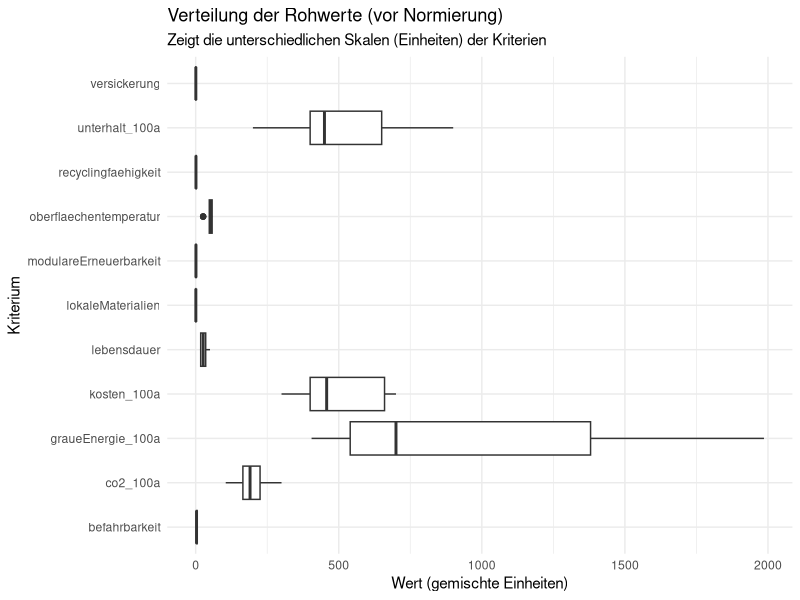
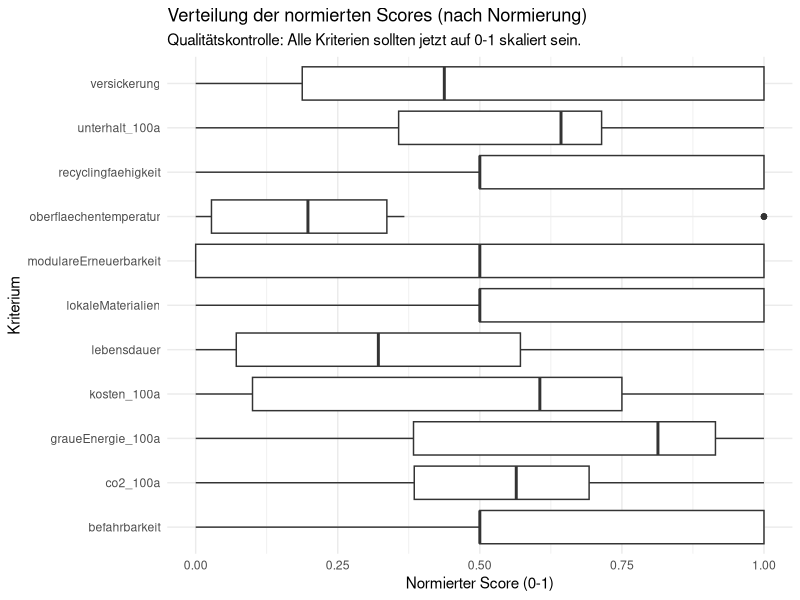
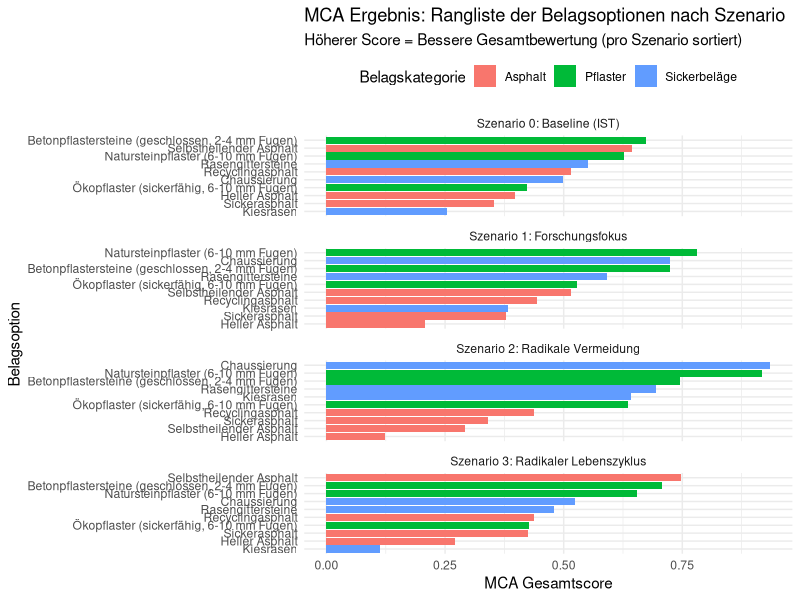
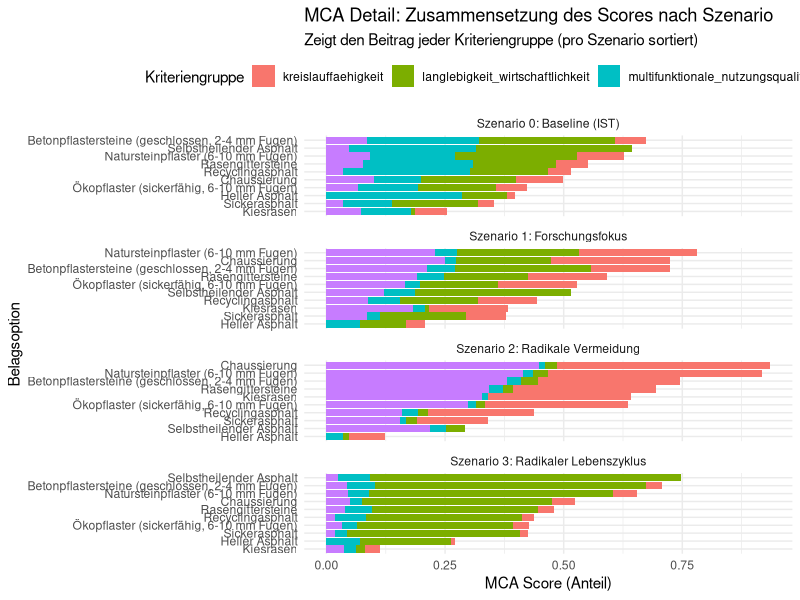
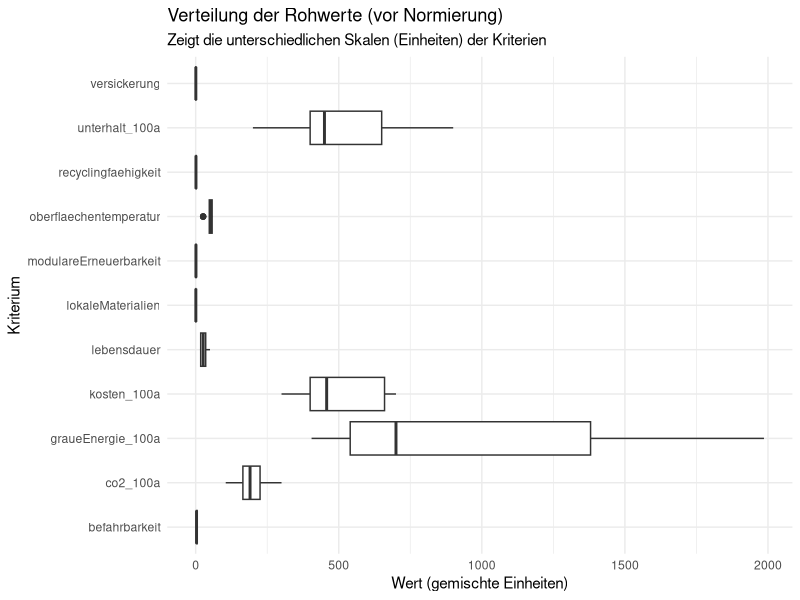
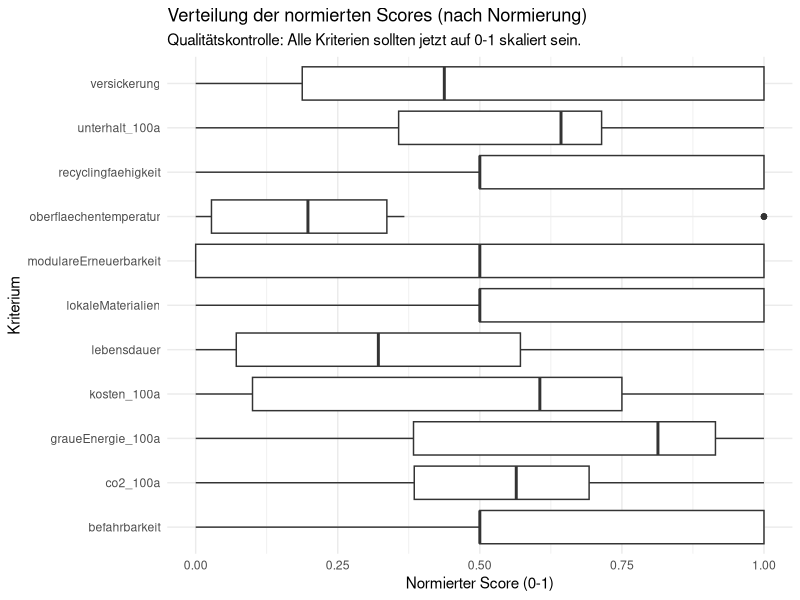
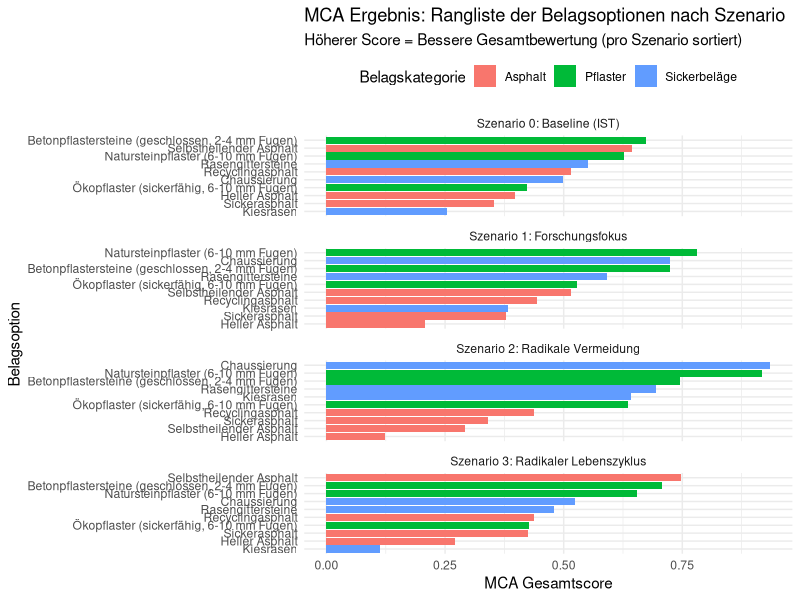
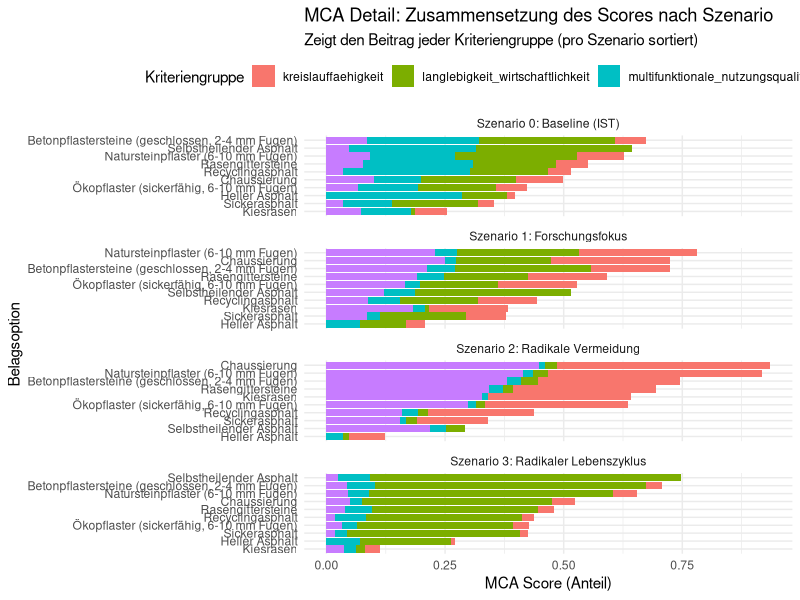

Write R code to recreate these figures, in order. (Note: this script raises an error after producing the figures.)
## ---- chunk 1

library(tidyverse)
library(readr)
library(ggplot2)
library(forcats)
library(tidytext)

## ---- chunk 2

## 1. Daten Importieren

# Liest die Rohdaten für die Beläge ein
df_belaege_raw <- read_delim(
  "01_data_input/Belaege_tidy.csv",
  delim = ";"
)

# Liest die Gewichtungen für alle vier Szenarien ein
weights_s0_raw <- read_delim(
  "01_data_input/Belaege_Gewichtung_Szenario0.csv",
  delim = ";"
)
weights_s1_raw <- read_delim(
  "01_data_input/Belaege_Gewichtung_Szenario1.csv",
  delim = ";"
)
weights_s2_raw <- read_delim(
  "01_data_input/Belaege_Gewichtung_Szenario2.csv",
  delim = ";"
)
weights_s3_raw <- read_delim(
  "01_data_input/Belaege_Gewichtung_Szenario3.csv",
  delim = ";"
)
## ---- chunk 3

# A. Bereinigung der Rohdaten (Belaege_normiert.csv)
df_belaege <- df_belaege_raw %>%
  select(belagskategorie, option, everything()) 

# B. Bereinigung der Gewichtungen (ALLE SZENARIEN)
# Wir fügen den Roh-Dateien die Szenario-Namen hinzu
df_weights_s0 <- weights_s0_raw %>%
  mutate(szenario = "Szenario 0: Baseline (IST)")
df_weights_s1 <- weights_s1_raw %>%
  mutate(szenario = "Szenario 1: Forschungsfokus")
df_weights_s2 <- weights_s2_raw %>%
  mutate(szenario = "Szenario 2: Radikale Vermeidung")
df_weights_s3 <- weights_s3_raw %>%
  mutate(szenario = "Szenario 3: Radikaler Lebenszyklus")

# Jetzt binden wir sie zu einer finalen Gewichtungs-Tabelle zusammen
df_weights <- bind_rows(df_weights_s0, df_weights_s1, df_weights_s2, df_weights_s3) %>%

# Berechne das Gesamtgewicht (gewicht) aus den Rohspalten,
mutate(
  gewicht = group_weight * within_group_weight
) %>%
 
# umbenennen für den Join
rename(
  bewertungskategorie = criterion_id
) %>%
  
# Auswählen der Spalten, die der Rest des Skripts braucht
select(szenario, bewertungskategorie, gewicht, group_id)

print(df_weights, n = 48)

## ---- chunk 4
# 3.1 Wide-to-Long: Transformation der Rohdaten
# Ziel: Die Kriterien-Spalten (z.B. lebensdauer, kosten) in Zeilen umwandeln,
# damit sie mit der Gewichtungstabelle verknüpft werden kann.

df_belaege_long <- df_belaege %>%
  pivot_longer(
    # Nimm alle Spalten von 'lebensdauer' bis 'modulareErneuerbarkeit'
    # und die vier '_100a'-Spalten.
    cols = c(lebensdauer:modulareErneuerbarkeit, 
             kosten_100a, unterhalt_100a, co2_100a, graueEnergie_100a), 
    # ---------------------------
    names_to = "bewertungskategorie", 
    values_to = "wert"
  )

# 3.2 JOIN: Verknüpfung der Long-Tabelle mit der Gewichtungstabelle
# Ziel: Jede Kriteriums-Zeile (z.B. "lebensdauer") mit ihrem 
# entsprechenden Gewicht (z.B. 0.1) anreichern.

df_belaege_joined <- df_belaege_long %>%
  # Verknüpft die 'df_belaege_long' (linke Tabelle) mit 'df_weights' (rechte Tabelle).
  # Die Verknüpfung ("der Schlüssel") ist die Spalte "bewertungskategorie",
  # die jetzt in beiden Tabellen identisch heisst.
  left_join(df_weights, by = "bewertungskategorie",# Diese Zeile sagt R, dass wir den Many-to-Many-Join erwarten
            relationship = "many-to-many" 
  )


## ---- chunk 5

# Boxplot der Rohwerte
plot_rohwerte <- ggplot(df_belaege_joined, aes(x = bewertungskategorie, y = wert)) +
  geom_boxplot() +
  # coord_flip() dreht die Achsen, damit die Namen lesbar sind
  coord_flip() +
  labs(
    title = "Verteilung der Rohwerte (vor Normierung)",
    subtitle = "Zeigt die unterschiedlichen Skalen (Einheiten) der Kriterien",
    x = "Kriterium",
    y = "Wert (gemischte Einheiten)"
  ) +
  theme_minimal()

print(plot_rohwerte)
ggsave("02_export/plots/check_01_rohwerte_verteilung.png", plot = plot_rohwerte, width = 10, height = 7)

## ---- chunk 6

# 5.1 Definieren, welche Kriterien 'schlechter' sind, wenn sie 'höher' sind

kriterien_lower_is_better <- c(
  "kosten_100a", 
  "unterhalt_100a", 
  "co2_100a", 
  "graueEnergie_100a",
  "oberflaechentemperatur" 
)

# 5.2 Min-Max-Skalierung (Normierung)
# Aufgeteilt in zwei Schritte für die Überprüfung

# Schritt 5.2a: Min/Max-Werte berechnen und in einer Zwischentabelle speichern
df_belaege_with_minmax <- df_belaege_joined %>%
  filter(!is.na(wert)) %>% # NAs im Wert ignorieren
  filter(!is.na(gewicht)) %>% # NAs im Gewicht ignorieren (wichtig!)
  group_by(bewertungskategorie) %>%
  # 1. Min und Max für jedes Kriterium finden
  mutate(
    min_wert = min(wert, na.rm = TRUE),
    max_wert = max(wert, na.rm = TRUE)
  ) %>%
  ungroup()

# Überprüfung der Min/Max-Werte: Erstellt eine kleine, saubere Tabelle, die nur die Min/Max-Werte zeigt
df_min_max_summary <- df_belaege_with_minmax %>%
  select(bewertungskategorie, min_wert, max_wert) %>%
  distinct() # Zeigt jede Kategorie nur einmal an

print("--- Min/Max-Werte pro Kriterium (für Normierung) ---")
print(df_min_max_summary)
# --------------------------------------------------------


# Schritt 5.2b: Skalierung auf 0-1 berechnen
# Wir nehmen die Tabelle aus 5.2a und rechnen weiter
df_belaege_normalized <- df_belaege_with_minmax %>%
  # 2. Skalieren auf 0-1
  mutate(
    # Sonderfall: Wenn Min und Max gleich sind (nur ein Wert), setze Score auf 1
    score_normiert = case_when(
      (max_wert - min_wert) == 0 ~ 1,
      
      # Normale Skalierung (higher is better), ! bedeutet NICHT in kriterien_lower_is_better Liste enthalten
      !(bewertungskategorie %in% kriterien_lower_is_better) ~ (wert - min_wert) / (max_wert - min_wert),
      
      # Invertierte Skalierung (lower is better)
      bewertungskategorie %in% kriterien_lower_is_better ~ 1 - ((wert - min_wert) / (max_wert - min_wert))
    )
  )

## ---- chunk 7
# Boxplot der normierten Scores
plot_normiert <- ggplot(df_belaege_normalized, aes(x = bewertungskategorie, y = score_normiert)) +
  geom_boxplot() +
  coord_flip() +
  # Setzt die Y-Achse fix auf 0 bis 1
  scale_y_continuous(limits = c(0, 1)) +
  labs(
    title = "Verteilung der normierten Scores (nach Normierung)",
    subtitle = "Qualitätskontrolle: Alle Kriterien sollten jetzt auf 0-1 skaliert sein.",
    x = "Kriterium",
    y = "Normierter Score (0-1)"
  ) +
  theme_minimal()

print(plot_normiert)
ggsave("02_export/plots/check_02_normierte_scores.png", plot = plot_normiert, width = 10, height = 7)
## ---- chunk 8

# 7.1 Berechnung des gewichteten Scores
# (Keine Änderung hier, 'gewicht' ist jetzt pro Szenario unterschiedlich)
df_mca_calculated <- df_belaege_normalized %>%
  mutate(
    MCA_score_kriterium = score_normiert * gewicht
  )

# 7.2 Aggregation 
# Wir gruppieren jetzt AUCH nach 'szenario'
df_mca_total <- df_mca_calculated %>%
  group_by(szenario, belagskategorie, option) %>% # <-- 'szenario' hinzugefügt
  summarise(
    MCA_gesamtscore = sum(MCA_score_kriterium, na.rm = TRUE)
  ) %>%
  ungroup() %>%
  # Wir sortieren erst nach Szenario, dann nach Score
  arrange(szenario, desc(MCA_gesamtscore)) 

# Anzeigen der Ergebnisse (jetzt 40 Zeilen, 10 pro Szenario)
print("--- MCA Gesamtergebnis (sortiert) ---")
print(df_mca_total, n = 40) # n=40, um alle Ergebnisse zu sehen

## ---- chunk 9

#| label: fig-mca-plots-vertical
#| fig.width: 8   # Weniger Breite nötig, da Plots untereinander
#| fig.height: 20  # MEHR Höhe nötig, da 4 Plots übereinander
#| out.width: "90%" # Etwas kleiner als 95%, um Ränder zu haben
#| out.height: "auto"

# Plot 1: Gesamtergebnis (Ranking)
plot_mca_total <- ggplot(df_mca_total, 
       aes(x = MCA_gesamtscore, 
           y = tidytext::reorder_within(option, MCA_gesamtscore, szenario),
           fill = belagskategorie)) +
  geom_col() +
  tidytext::scale_y_reordered() +
  
  # --- ÄNDERUNG HIER: ncol = 1 ---
  # Erzwingt die Anordnung in EINER Spalte (untereinander)
  facet_wrap(~ szenario, scales = "free_y", ncol = 1) + 
  # -----------------------------
  
  labs(
    title = "MCA Ergebnis: Rangliste der Belagsoptionen nach Szenario",
    subtitle = "Höherer Score = Bessere Gesamtbewertung (pro Szenario sortiert)",
    x = "MCA Gesamtscore",
    y = "Belagsoption",
    fill = "Belagskategorie"
  ) +
  theme_minimal() +
  theme(legend.position = "top")

print(plot_mca_total)
# --- ANGEPASSTE DIMENSIONEN (für vertikalen Plot) ---
ggsave("02_export/plots/mca_gesamtergebnis_alle_szenarien_vertical.png", 
       plot = plot_mca_total, width = 8, height = 15) # Höhe anpassen!
# ----------------------------------------------------

# Plot 2: Detail-Zusammensetzung (Gestapeltes Diagramm)
# 1. Daten vorbereiten (keine Änderung)
df_mca_groups <- df_mca_calculated %>%
  group_by(szenario, belagskategorie, option, group_id) %>% 
  summarise(gruppen_score = sum(MCA_score_kriterium, na.rm = TRUE)) %>%
  ungroup() %>%
  left_join(df_mca_total, by = c("szenario", "belagskategorie", "option"))

# 2. Gestapeltes Diagramm plotten
plot_mca_stacked <- ggplot(df_mca_groups, 
       aes(x = gruppen_score, 
           y = tidytext::reorder_within(option, MCA_gesamtscore, szenario), 
           fill = group_id)) +
  geom_col(position = "stack") +
  tidytext::scale_y_reordered() +
  
  # --- ÄNDERUNG HIER: ncol = 1 ---
  facet_wrap(~ szenario, scales = "free_y", ncol = 1) +
  # -----------------------------
  
  labs(
    title = "MCA Detail: Zusammensetzung des Scores nach Szenario",
    subtitle = "Zeigt den Beitrag jeder Kriteriengruppe (pro Szenario sortiert)",
    x = "MCA Score (Anteil)",
    y = "Belagsoption",
    fill = "Kriteriengruppe"
  ) +
  theme_minimal() +
  theme(legend.position = "top")

print(plot_mca_stacked)
# --- ANGEPASSTE DIMENSIONEN (für vertikalen Plot) ---
ggsave("02_export/plots/mca_detail_gruppen_alle_szenarien_vertical.png", 
       plot = plot_mca_stacked, width = 9, height = 15) # Höhe anpassen!
# ----------------------------------------------------

## ---- chunk 10

# 1. Speichern der finalen MCA-Rangliste (alle 30 Zeilen)
write_csv2(
  df_mca_total,
  file = "02_export/tables/mca_rangliste_alle_szenarien.csv"
)

# 2. Speichern der kompletten Berechnungs-Details (alle 360+ Zeilen)
write_csv2(
  df_mca_calculated,
  file = "02_export/tables/mca_details_berechnung_alle_szenarien.csv"
)
